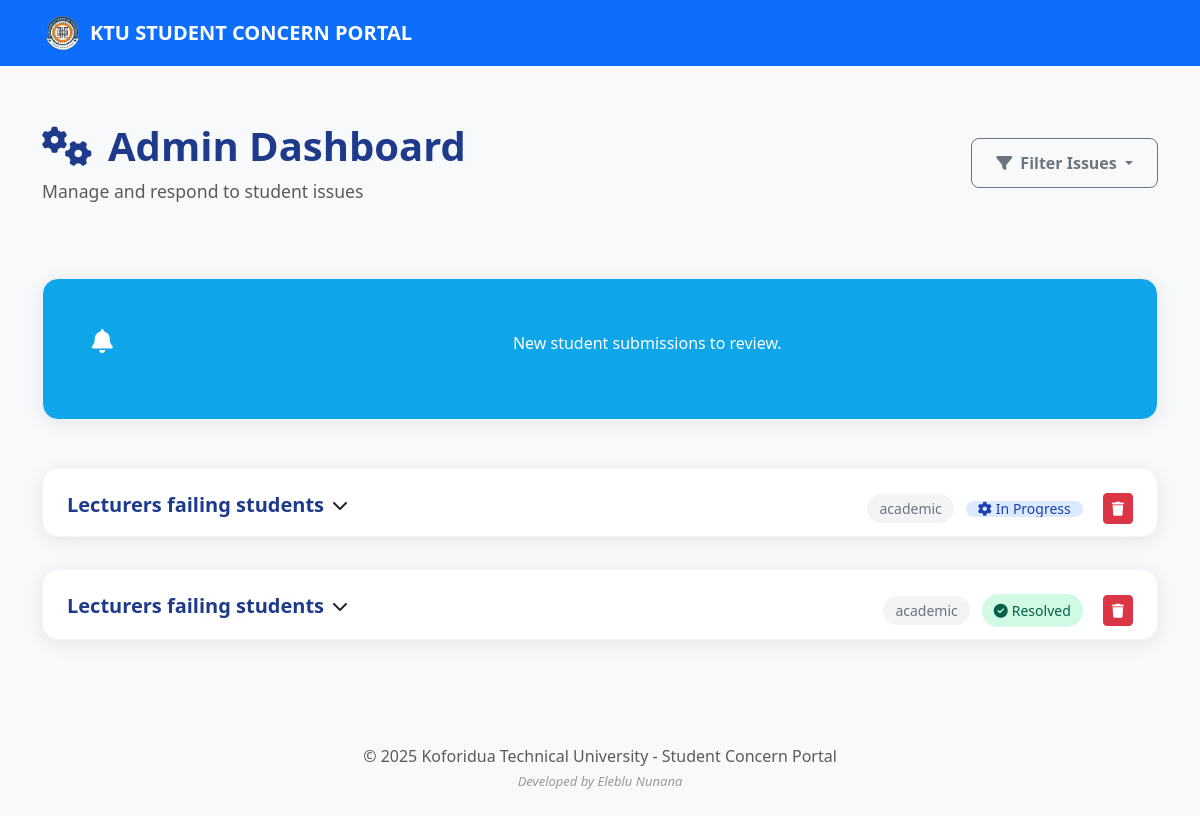
Before: /admin/dashboard with the older database file.
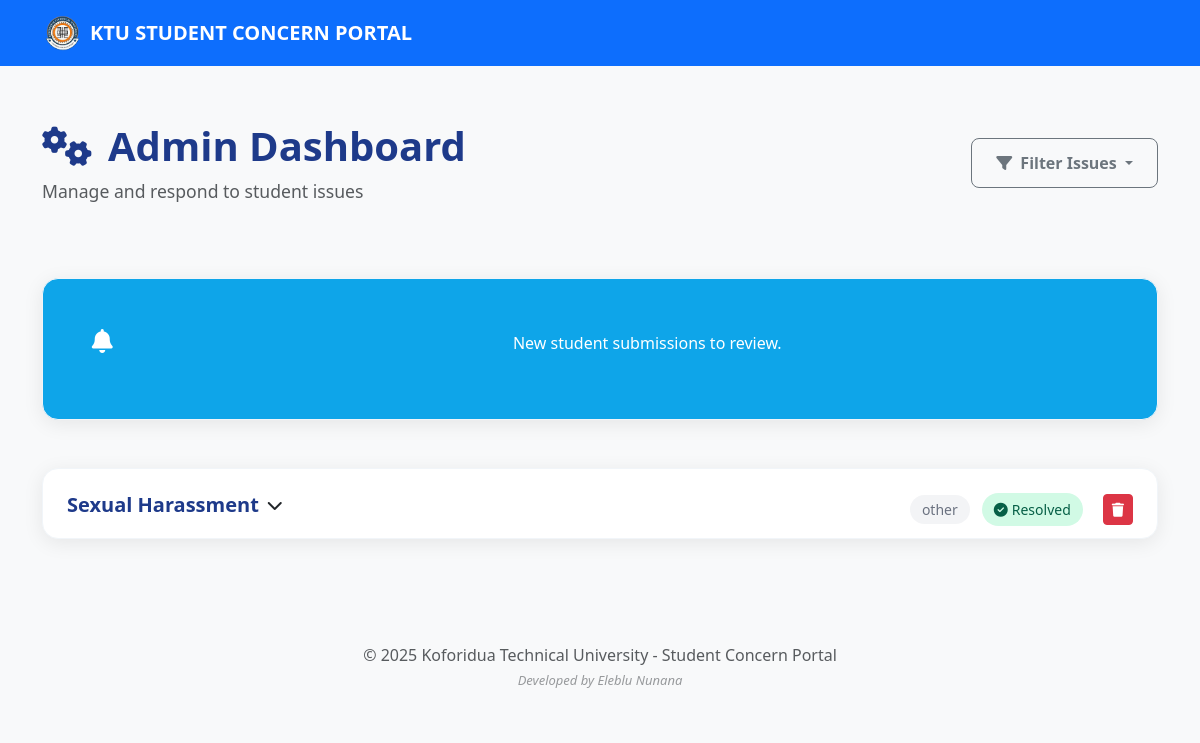
After: the same page with the newer database file.
### tables this page shows
CREATE TABLE issues (
    id INTEGER PRIMARY KEY AUTOINCREMENT,
    student_id INTEGER NOT NULL,
    subject TEXT NOT NULL,
    category TEXT NOT NULL,
    message TEXT NOT NULL,
    status TEXT NOT NULL DEFAULT 'pending' CHECK (status IN ('pending', 'in_progress', 'resolved')),
    response TEXT,
    created_at TIMESTAMP DEFAULT CURRENT_TIMESTAMP,
    FOREIGN KEY (student_id) REFERENCES users (id)
);

### admin_routes.py (the view)
@admin_bp.route('/admin/dashboard')
def admin_dashboard():
    from app import parse_datetime
    conn = get_db_connection()
    issues = conn.execute('SELECT issues.*, users.username FROM issues JOIN users ON issues.student_id = users.id ORDER BY issues.created_at DESC').fetchall()
    conn.close()
    return render_template('admin_dashboard.html', issues=issues, parse_datetime=parse_datetime)

### admin_routes.py (called while the page is built)
def get_db_connection():
    conn = sqlite3.connect('university_issues.db')
    conn.row_factory = sqlite3.Row
    return conn

### app.py (called while the page is built, shortened)
def parse_datetime(date_string):
    if not date_string:
        return 'Unknown date'
    try:
        dt = datetime.strptime(date_string, '%Y-%m-%d %H:%M:%S')
        return dt.strftime('%B %d, %Y at %I:%M %p')
    except:
        return date_string

@app.before_request
def load_logged_in_user():
    username = session.get('username')
    if username is None:
        g.user = None

### templates/admin_dashboard.html (shortened to what this page needs)
{% extends "base.html" %}
{% block content %}
<div class="dashboard-container">
    <div class="dashboard-header">
        <div class="d-flex justify-content-between align-items-center">
            <div>
                <h1 class="dashboard-title">
                    <i class="fas fa-cogs me-3"></i>Admin Dashboard
                </h1>
                <p class="dashboard-subtitle text-muted">Manage and respond to student issues</p>
            </div>
<div class="header-actions d-none d-md-block">
    <div class="btn-group">
        <button type="button" class="btn btn-outline-secondary dropdown-toggle" data-bs-toggle="dropdown">
            <i class="fas fa-filter me-2"></i>Filter Issues
        </button>
    </div>
</div>
        </div>
    </div>
    <div class="row g-4 mb-5">
        <div class="col-12 notification-card">
            <div class="stat-card bg-info text-white d-flex align-items-center justify-content-center w-100">
                <div class="stat-card-content d-flex align-items-center justify-content-center w-100">
                    <div class="stat-icon me-3">
                        <i class="fas fa-bell"></i>
                    </div>
                    <div class="text-center w-100">
                        <p class="mb-0">New student submissions to review.</p>
                    </div>
                </div>
            </div>
        </div>
    </div>
    <div class="admin-issues-container">
        {% if issues %}
            {% for issue in issues %}
            <div class="admin-issue-card">
            <div class="admin-issue-header" data-bs-toggle="collapse" data-bs-target="#collapseIssue{{ issue.id }}" aria-expanded="false" aria-controls="collapseIssue{{ issue.id }}" style="cursor: pointer;">
                <div class="issue-info d-flex align-items-center">
                    <h4 class="admin-issue-title mb-0 me-2">{{ issue.subject }}</h4>
                    <i class="fas fa-chevron-down ms-auto toggle-icon"></i>
                </div>
                <div class="issue-meta">
                    <span class="category-badge">{{ issue.category }}</span>
                    {% if issue.status == 'pending' %}
                        <span class="status-badge pending">
                            <i class="fas fa-clock me-1"></i>Pending
                        </span>
                    {% elif issue.status == 'in_progress' %}
                        <span class="status-badge progress">
                            <i class="fas fa-cog me-1"></i>In Progress
                        </span>
                    {% elif issue.status == 'resolved' %}
                        <span class="status-badge resolved">
                            <i class="fas fa-check-circle me-1"></i>Resolved
                        </span>
                    {% endif %}
                    <button type="button" class="btn btn-danger btn-sm ms-2" data-bs-toggle="modal" data-bs-target="#deleteAdminModal{{ issue.id }}">
                        <i class="fas fa-trash"></i>
                    </button>
                </div>
            </div>
            </div>
            {% endfor %}
        {% endif %}
    </div>
</div>
{% endblock %}

Changed rows visible on the page:
removed issues: subject "Lecturers failing students", category "academic", status "in_progress" (drawn)
removed issues: subject "Lecturers failing students", category "academic", status "resolved" (drawn)
added issues: subject "Sexual Harassment", category "other", status "resolved" (drawn)
